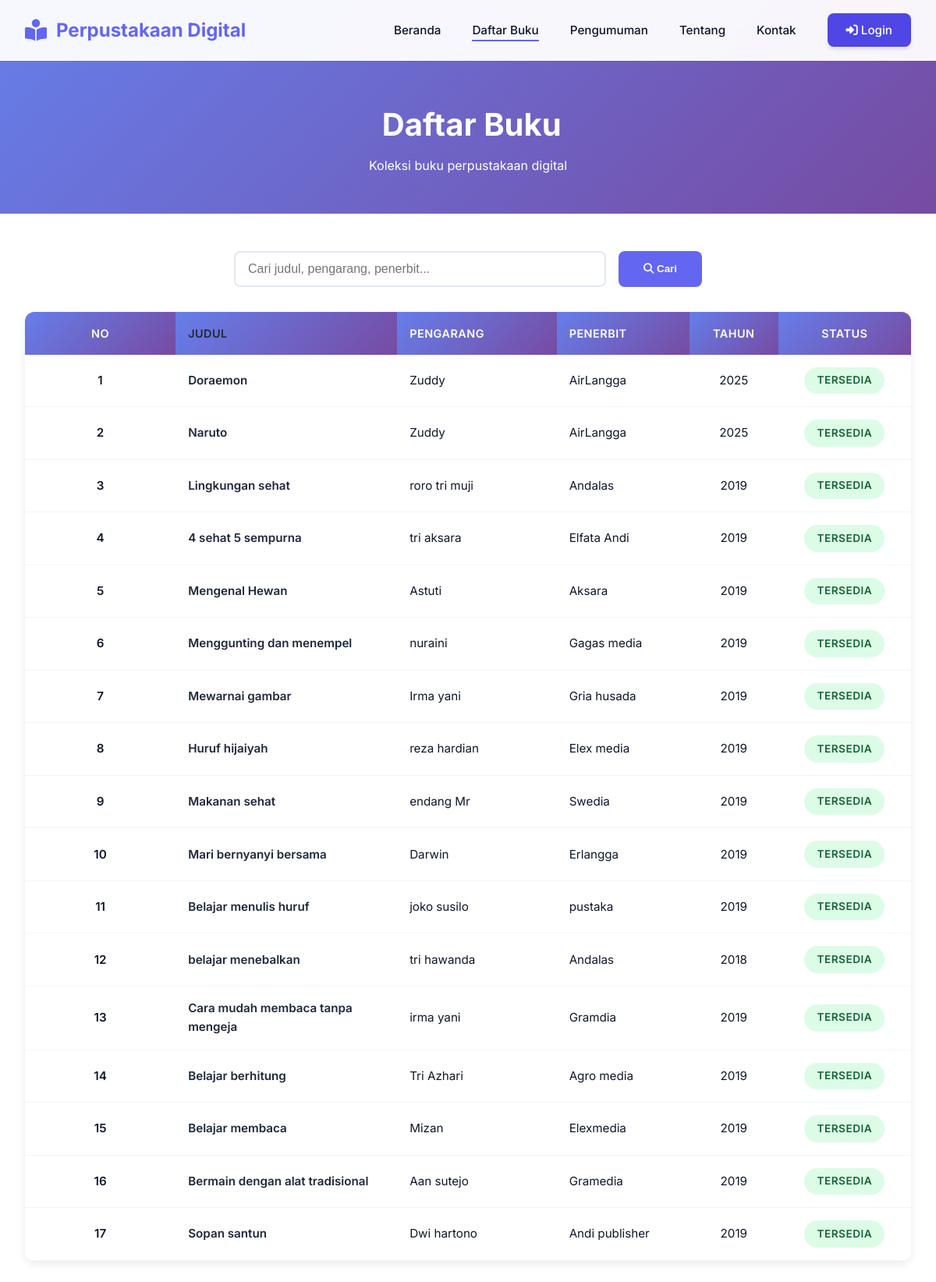
The page /books.php on the database its author committed.
### tables this page shows
CREATE TABLE `buku` (
  `id` int NOT NULL,
  `loker_buku` varchar(25) NOT NULL,
  `no_rak` int NOT NULL,
  `no_laci` int NOT NULL,
  `no_boks` int NOT NULL,
  `judul_buku` varchar(100) NOT NULL,
  `nama_pengarang` varchar(100) NOT NULL,
  `tahun_terbit` date NOT NULL,
  `penerima` varchar(50) NOT NULL,
  `penerbit` varchar(50) NOT NULL,
  `status` varchar(25) NOT NULL,
  `keterangan` varchar(100) NOT NULL
);

### public/books.php (the view, shortened to what this page needs)
<?php
$db = getDB();
$search = isset($_GET['search']) ? $_GET['search'] : '';
$query = "SELECT id, judul_buku, nama_pengarang as pengarang, penerbit, YEAR(tahun_terbit) as th_terbit, status FROM buku WHERE 1=1";
$query .= " ORDER BY id DESC";
$result = $db->query($query);
include __DIR__ . '/../templates/header.php';
?>
<section class="page-header">
    <div class="container">
        <h1><i class="fas fa-books"></i> Daftar Buku</h1>
        <p>Koleksi buku perpustakaan digital</p>
    </div>
</section>
<section class="books-section">
    <div class="container">
        <div class="search-bar">
            <form method="GET" action="">
                <input type="text" name="search" placeholder="Cari judul, pengarang, penerbit..." value="<?= htmlspecialchars($search) ?>">
                <button type="submit"><i class="fas fa-search"></i> Cari</button>
            </form>
        </div>
        <div class="table-responsive">
            <table class="books-table">
                <thead>
                    <tr>
                        <th>No</th>
                        <th>Judul</th>
                        <th>Pengarang</th>
                        <th>Penerbit</th>
                        <th>Tahun</th>
                        <th>Status</th>
                    </tr>
                </thead>
                <tbody>
                    <?php
                    $no = 1;
                    if ($result && $result->num_rows > 0):
                        while($row = $result->fetch_assoc()):
                    ?>
                    <tr>
                        <td><?= $no++ ?></td>
                        <td><?= htmlspecialchars($row['judul_buku'] ?? '') ?></td>
                        <td><?= htmlspecialchars($row['pengarang'] ?? '') ?></td>
                        <td><?= htmlspecialchars($row['penerbit'] ?? '') ?></td>
                        <td><?= htmlspecialchars($row['th_terbit'] ?? '') ?></td>
                        <td>
                            <?php
                            $status = $row['status'] ?? 'Tidak Ada';
                            if($status == 'Ada'):
                            ?>
                                <span class="status-badge available">Tersedia</span>
                            <?php else: ?>
                                <span class="status-badge borrowed">Dipinjam</span>
                            <?php endif; ?>
                        </td>
                    </tr>
                    <?php
                        endwhile;
                    else:
                    ?>
                    <tr>
                        <td colspan="6" class="text-center">Tidak ada data buku</td>
                    </tr>
                    <?php endif; ?>
                </tbody>
            </table>
        </div>
    </div>
</section>
<?php include __DIR__ . '/../templates/footer.php'; ?>

### public/css/styles.css (style rules this page uses)
:root { --primary: #6366F1; --primary-dark: #4F46E5; --primary-light: #818CF8; --secondary: #10B981; --dark: #0F172A; --gray: #64748B; --light: #F8FAFC; --white: #FFFFFF; --shadow-sm: 0 1px 2px 0 rgba(0, 0, 0, 0.05); --shadow-md: 0 4px 6px -1px rgba(0, 0, 0, 0.1); --shadow-lg: 0 10px 15px -3px rgba(0, 0, 0, 0.1); --shadow-xl: 0 20px 25px -5px rgba(0, 0, 0, 0.1); }
* { margin: 0; padding: 0; box-sizing: border-box; }
html { scroll-behavior: smooth; }
body { font-family: 'Inter', -apple-system, BlinkMacSystemFont, 'Segoe UI', sans-serif; color: var(--dark); line-height: 1.6; overflow-x: hidden; background: var(--white); }
.container { max-width: 1200px; margin: 0 auto; padding: 0 2rem; }

### public/books.php (style rules this page uses)
.page-header { background: linear-gradient(135deg, #667eea 0%, #764ba2 100%); color: white; padding: 8rem 0 3rem; text-align: center; margin-bottom: 3rem; }
.page-header h1 { font-size: 2.5rem; margin-bottom: 0.5rem; }
.books-section { padding: 0 0 3rem; min-height: 60vh; }
.search-bar { margin-bottom: 2rem; }
.search-bar form { display: flex; gap: 1rem; max-width: 600px; margin: 0 auto; }
.search-bar input { flex: 1; padding: 0.75rem 1rem; border: 2px solid #e2e8f0; border-radius: 8px; font-size: 1rem; }
.search-bar button { padding: 0.75rem 2rem; background: #6366F1; color: white; border: none; border-radius: 8px; cursor: pointer; font-weight: 600; transition: all 0.3s; }
.table-responsive { overflow-x: auto; border-radius: 12px; box-shadow: 0 4px 12px rgba(0,0,0,0.08); }
.books-table { width: 100%; border-collapse: collapse; background: white; font-size: 0.95rem; }
.books-table th { background: linear-gradient(135deg, #667eea 0%, #764ba2 100%); color: white; padding: 1rem; text-align: left; font-weight: 600; font-size: 0.9rem; text-transform: uppercase; letter-spacing: 0.5px; }
.books-table td { padding: 1rem; border-bottom: 1px solid #f1f5f9; vertical-align: middle; }
.books-table tbody tr { transition: all 0.2s; }
.books-table th:nth-child(1), .books-table td:nth-child(1) { width: 50px; text-align: center; font-weight: 600; }
.books-table th:nth-child(2), .books-table td:nth-child(2) { width: 25%; font-weight: 600; color: #1e293b; }
.books-table th:nth-child(3), .books-table td:nth-child(3) { width: 18%; }
.books-table th:nth-child(4), .books-table td:nth-child(4) { width: 15%; }
.books-table th:nth-child(5), .books-table td:nth-child(5) { width: 10%; text-align: center; }
.books-table th:nth-child(6), .books-table td:nth-child(6) { width: 15%; text-align: center; }
.status-badge { padding: 0.4rem 1rem; border-radius: 20px; font-size: 0.85rem; font-weight: 600; display: inline-block; text-transform: uppercase; letter-spacing: 0.5px; }
.status-badge.available { background: #dcfce7; color: #166534; }

### rows shown on the page
buku: judul_buku "Doraemon", nama_pengarang "Zuddy", penerbit "AirLangga", th_terbit "2025", status "TERSEDIA"
buku: judul_buku "Naruto", nama_pengarang "Zuddy", penerbit "AirLangga", th_terbit "2025", status "TERSEDIA"
buku: judul_buku "Lingkungan sehat", nama_pengarang "roro tri muji", penerbit "Andalas", th_terbit "2019", status "TERSEDIA"
buku: judul_buku "4 sehat 5 sempurna", nama_pengarang "tri aksara", penerbit "Elfata Andi", th_terbit "2019", status "TERSEDIA"
buku: judul_buku "Mengenal Hewan", nama_pengarang "Astuti", penerbit "Aksara", th_terbit "2019", status "TERSEDIA"
buku: judul_buku "Menggunting dan menempel", nama_pengarang "nuraini", penerbit "Gagas media", th_terbit "2019", status "TERSEDIA"
buku: judul_buku "Mewarnai gambar", nama_pengarang "Irma yani", penerbit "Gria husada", th_terbit "2019", status "TERSEDIA"
buku: judul_buku "Huruf hijaiyah", nama_pengarang "reza hardian", penerbit "Elex media", th_terbit "2019", status "TERSEDIA"
buku: judul_buku "Makanan sehat", nama_pengarang "endang Mr", penerbit "Swedia", th_terbit "2019", status "TERSEDIA"
buku: judul_buku "Mari bernyanyi bersama", nama_pengarang "Darwin", penerbit "Erlangga", th_terbit "2019", status "TERSEDIA"
buku: judul_buku "Belajar menulis huruf", nama_pengarang "joko susilo", penerbit "pustaka", th_terbit "2019", status "TERSEDIA"
buku: judul_buku "belajar menebalkan", nama_pengarang "tri hawanda", penerbit "Andalas", th_terbit "2018", status "TERSEDIA"
buku: judul_buku "Cara mudah membaca tanpa mengeja", nama_pengarang "irma yani", penerbit "Gramdia", th_terbit "2019", status "TERSEDIA"
buku: judul_buku "Belajar berhitung", nama_pengarang "Tri Azhari", penerbit "Agro media", th_terbit "2019", status "TERSEDIA"
buku: judul_buku "Belajar membaca", nama_pengarang "Mizan", penerbit "Elexmedia", th_terbit "2019", status "TERSEDIA"
buku: judul_buku "Bermain dengan alat tradisional", nama_pengarang "Aan sutejo", penerbit "Gramedia", th_terbit "2019", status "TERSEDIA"
buku: judul_buku "Sopan santun", nama_pengarang "Dwi hartono", penerbit "Andi publisher", th_terbit "2019", status "TERSEDIA"
